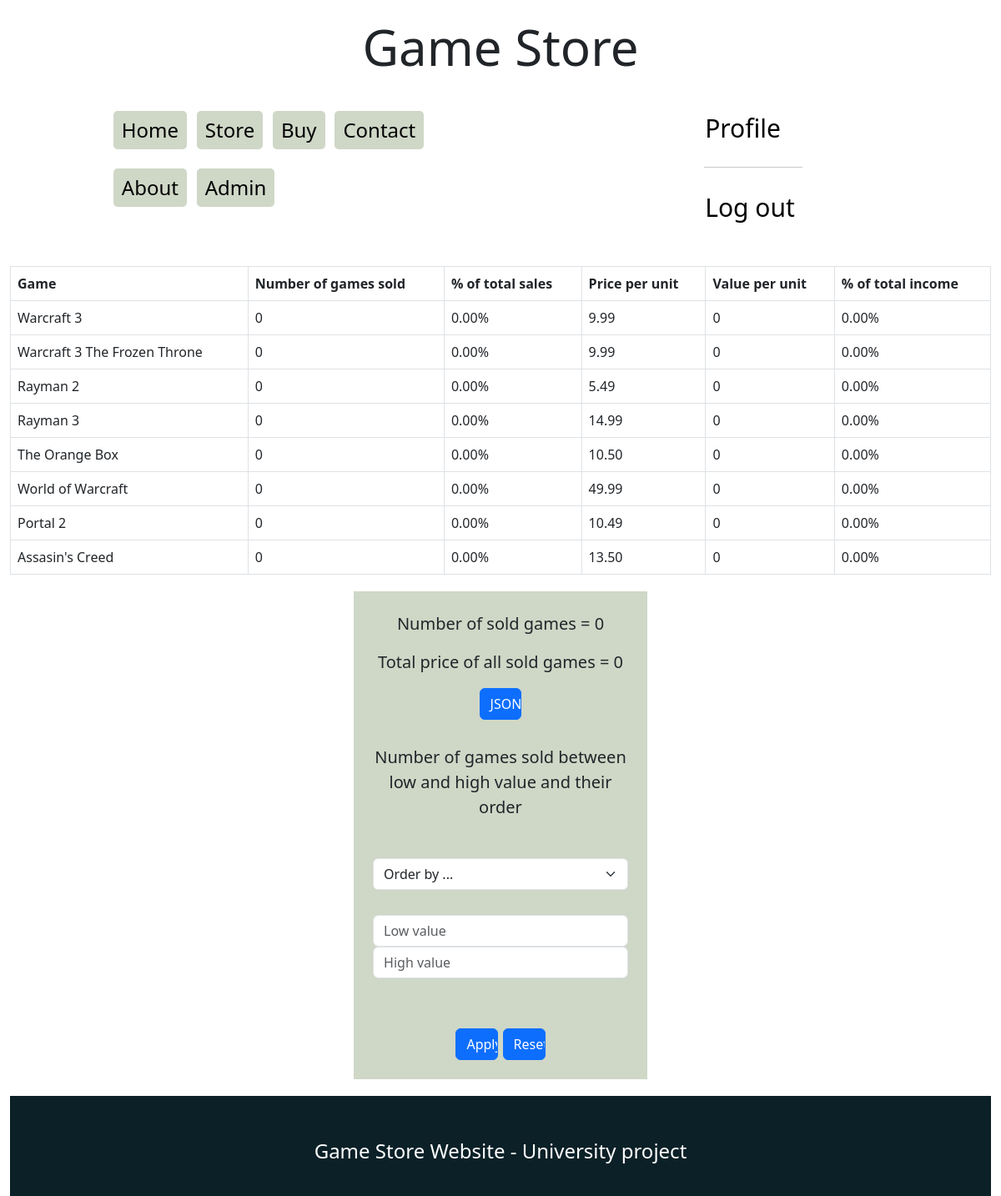
Screenshot of /index.php?module=admin (signed in) with the database file from the repository.
### tables this page shows
CREATE TABLE IF NOT EXISTS `game` (
  `game_id` int unsigned NOT NULL AUTO_INCREMENT,
  `name` varchar(255) NOT NULL,
  `company_id` int unsigned NOT NULL,
  `genre_id` int unsigned NOT NULL,
  `price` decimal(20,2) unsigned NOT NULL,
  PRIMARY KEY (`game_id`),
  KEY `fk_game_company_id_idx` (`company_id`),
  KEY `fk_game_genre_id_idx` (`genre_id`),
  CONSTRAINT `fk_game_company_id` FOREIGN KEY (`company_id`) REFERENCES `company` (`company_id`) ON DELETE RESTRICT ON UPDATE CASCADE,
  CONSTRAINT `fk_game_genre_id` FOREIGN KEY (`genre_id`) REFERENCES `genre` (`genre_id`) ON DELETE RESTRICT ON UPDATE CASCADE
);

### index.php (called while the page is built, shortened)
<?php
include(DIR_TEMPLATE . "page-header.php");
include(DIR_TEMPLATE . $_page_output['template']);
include(DIR_TEMPLATE . "page-footer.php");
?>

### modules/module-admin/module-admin.php (called while the page is built)
<?php
$_page_output = [
    'page_title' => 'Admin',
    'js' => [
        'module-admin.js'
    ],
    'css' => [
        'module-admin.css'
    ],
    'template' => 'module-admin.php'
];
?>

### template/module-admin.php (the view, shortened to what this page needs)
<?php
if (@$_SESSION['admin'] == 1) {
    $connect = mysqli_connect("localhost", "korisnik", "singidunum", "game_store");
    $sql2 = $_SESSION['sql'];
    $category2 = mysqli_query($connect, $sql2) or die();
?>
    <div class="table col-sm-11">
        <table class="table table-bordered">
            <tr>
                <th>Game</th>
                <th>Number of games sold</th>
                <th>% of total sales</th>
                <th>Price per unit</th>
                <th>Value per unit</th>
                <th>% of total income</th>
            </tr>
            <?php
            $total = 0;
            $percentage = 0;
            $totalPrice = 0;
            $pricePercentage = 0;
            while ($ctg2 = mysqli_fetch_array($category2, MYSQLI_ASSOC)) {
                $value = (int)$ctg2['game_count'];
                $total += $value;
                $value2 = (float)$ctg2['price'] * $value;
                $totalPrice += $value2;
            }
            mysqli_data_seek($category2, 0);
            while ($ctg2 = mysqli_fetch_array($category2, MYSQLI_ASSOC)) {
                $value = (int)$ctg2['game_count'];
                $value2 = (float)$ctg2['price'];
                $valuePerUnit = $value * $value2;
                if ($total != 0) {
                $percentage = $value / $total * 100;
                } else {
                    $percentage = 0;
                }
                if ($totalPrice != 0) {
                    $pricePercentage = $valuePerUnit / $totalPrice * 100;
                } else {
                        $pricePercentage = 0;
                }
                echo "<tr><td>" . $ctg2['name'] . "</td><td>" . $ctg2['game_count'] . "</td><td>" . number_format($percentage, 2) . "%" . "</td><td>" . $ctg2['price'] . "</td><td>" . $valuePerUnit . "</td><td>" .  number_format($pricePercentage, 2) . "%" . "</td></tr>";
            }
            ?>
        </table>
    </div>
    <?php
    echo "<div class=\"values\">";
    echo "<p>Number of sold games = " . $total .  "</p>";
    echo "<p>Total price of all sold games = " . $totalPrice .  "</p>";
    ?>
    <form class="form3" name="json" method="post" enctype="multipart/form-data">
        <input class="btn btn-primary formsubmit col-sm-2" type="submit" value="JSON DL" name="download">
    </form>
    <p>Number of games sold between low and high value and their order</p>
    <form class="form3" name="filter" method="post" enctype="multipart/form-data">
        <select name="sort" class="form-select">
            <option>Order by ...</option>
            <br />
        </select>
        <input type="number" placeholder="Low value" name="lowvalue" class="form-control"></input>
        <input type="number" placeholder="High value" name="highvalue" class="form-control"></input>
        <input class="btn btn-primary formsubmit col-sm-2" type="submit" value="Apply" name="filter" onclick="this.form.submit()">
        <input class="btn btn-primary formsubmit col-sm-2" type="submit" value="Reset" name="reset" onclick="this.form.submit()">
    </form>
<?php
    echo "</div>";
} else {
    echo "<p>Log in as an administrator to see this page</p>";
}
?>

### template/page-header.php (shortened to what this page needs)
<!DOCTYPE html>
<html lang="en">
<head>
    <link href="https://cdn.jsdelivr.net/npm/bootstrap@5.3.0-alpha1/dist/css/bootstrap.min.css" rel="stylesheet">
    <link rel="stylesheet" type="text/css" href="./public/css/style.css">
    <?php if (!empty($_page_output['css'])) : ?>
        <?php foreach ($_page_output['css'] as $css_filename) : ?>
            <link rel="stylesheet" href="./public/css/<?= $css_filename ?>">
    <?php endforeach;
    endif; ?>
</head>
<body>
    <div class="container-fluid">
        <div class="header">
            <h1>Game Store</h1>
        </div>
        <?php
        include(DIR_TEMPLATE . "navbar.php");
        ?>

### template/navbar.php (shortened to what this page needs)
<div class="row justify-content-center">
    <div class="nav col-sm-6 col-md-7 offset-1">
        <ul>
            <li><a href="./index.php">Home</a></li>
            <li><a href="./index.php?module=store">Store</a></li>
            <li><a href="./index.php?module=buy">Buy</a></li>
            <li><a href="./index.php?module=contact">Contact</a></li>
            <li><a href="./index.php?module=about">About</a></li>
            <?php if (@$_SESSION['admin'] == 1) { ?>
                <li><a href="./index.php?module=admin">Admin</a></li>
            <?php } ?>
        </ul>
    </div>
    <div class="sign col-sm-5 col-md-4">
        <ul>
            <?php
            if (@$_SESSION['signedin'] == 1) {
            ?>
                <li><a href="./index.php?module=profile">Profile</a></li>
                <hr>
                <li><a href="./modules/module-logout/module-logout.php">Log out</a>
                <?php
            } else {
                ?>
                <li><a href="./index.php?module=signin">Sign in</a></li>
                <hr>
                <li><a href="./index.php?module=register">Register</a></li>
            <?php
            }
            ?>
        </ul>
    </div>
</div>

### template/page-footer.php (shortened to what this page needs)
<footer col="col-sm-12">Game Store Website - University project</footer>
</div>
</body>
</html>

### public/css/style.css (style rules this page uses)
* { box-sizing: border-box; margin: 0; padding: 0; }
html { height: 100%; }
body { min-height: 100%; display: flex; flex-direction: column; }
h1 { text-align: center; font-size: 60px; margin: 20px auto 30px auto; }
.nav ul { max-width: 60%; width: 800px; }
.nav ul li { display: inline-block; margin: 3% 1% 3% 1%; background-color: #CFD7C7; padding: 5px 10px 5px 10px; border-radius: 5px; font-size: 24px; }
.nav ul li a { color: black; text-decoration: none; }
.sign ul { max-width: 40%; width: 600px; }
.sign ul li { display:inline-block; margin: 3% 1% 3% 1%; padding: 5px 0px 5px 0px; font-size: 30px; text-align: center; }
.sign ul li a { color: black; text-decoration: none; }
footer { padding: 2em 0px 3em 0px; background-color: #0B2027; height: 30px; width: 100%; text-align: center; font-size: 24px; color: #fff; bottom: 0; }

### public/css/module-admin.css (style rules this page uses)
.values { background-color: #CFD7C7; width: 30%; margin: 20px auto 20px auto; padding: 2%; font-size: 20px; text-align: center; }

### rows the page displays
game: name "Warcraft 3", game_count "0", percentage "0.00", price "9.99", valuePerUnit "0", pricePercentage "0.00"
game: name "Warcraft 3 The Frozen Throne", game_count "0", percentage "0.00", price "9.99", valuePerUnit "0", pricePercentage "0.00"
game: name "Rayman 2", game_count "0", percentage "0.00", price "5.49", valuePerUnit "0", pricePercentage "0.00"
game: name "Rayman 3", game_count "0", percentage "0.00", price "14.99", valuePerUnit "0", pricePercentage "0.00"
game: name "The Orange Box", game_count "0", percentage "0.00", price "10.50", valuePerUnit "0", pricePercentage "0.00"
game: name "World of Warcraft", game_count "0", percentage "0.00", price "49.99", valuePerUnit "0", pricePercentage "0.00"
game: name "Portal 2", game_count "0", percentage "0.00", price "10.49", valuePerUnit "0", pricePercentage "0.00"
game: name "Assasin's Creed", game_count "0", percentage "0.00", price "13.50", valuePerUnit "0", pricePercentage "0.00"

### other values shown
$total "0"
$totalPrice "0"
